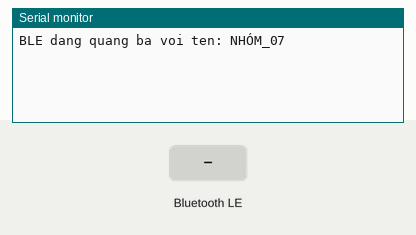
A program run on a simulated ESP32. On the bench: the last lines printed to the serial monitor. The test bench sets the inputs (shaded band). Nothing arrives over Bluetooth unless stated; a phone connects over Bluetooth LE 3 s after start.

Above: at 1.2 s.
1.3 s: Bluetooth LE write "1" received
At 2.5 s:
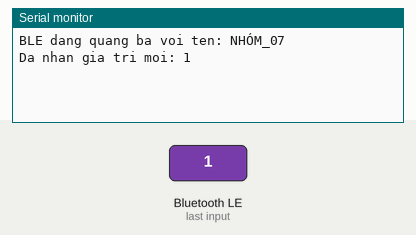
2.8 s: Bluetooth LE write "0" received
At 4.0 s:
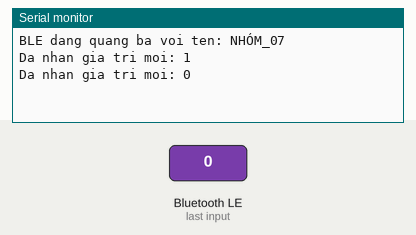
4.3 s: Bluetooth LE write "2" received
At 5.1 s:
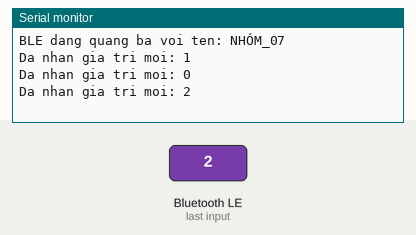

The program:

main.cpp
```cpp
#include <Arduino.h>
#include <BLEDevice.h>
#include <BLEServer.h>

#define TEN_NHOM "NHÓM_07"      // <- doi thanh ten nhom cua ban
#define SV_UUID  "4fafc201-1fb5-459e-8fcc-c5c9c331914b"
#define CH_UUID  "beb5483e-36e1-4688-b7f5-ea07361b26a8"

class GhiGiaTri : public BLECharacteristicCallbacks {
  void onWrite(BLECharacteristic* c) override {
    auto v = c->getValue();
    Serial.printf("Da nhan gia tri moi: %s\n", v.c_str());
  }
};

void setup() {
  Serial.begin(115200);
  BLEDevice::init(TEN_NHOM);
  auto* sv = BLEDevice::createServer();
  auto* se = sv->createService(SV_UUID);
  auto* ch = se->createCharacteristic(
      CH_UUID,
      BLECharacteristic::PROPERTY_READ | BLECharacteristic::PROPERTY_WRITE);
  ch->setValue("25112120");          // thong diep rieng: ma so sinh vien
  ch->setCallbacks(new GhiGiaTri());
  se->start();
  BLEDevice::getAdvertising()->start();
  Serial.printf("BLE dang quang ba voi ten: %s\n", TEN_NHOM);
}

void loop() {
  delay(2000);
}
```

Measured:
- after the input at 1.3 s, the serial monitor: prints a new line after 0.05 s (image 1)
- after the input at 2.8 s, the serial monitor: prints a new line after 0.05 s (image 2)
- after the input at 4.3 s, the serial monitor: prints a new line after 0.05 s (image 3)
